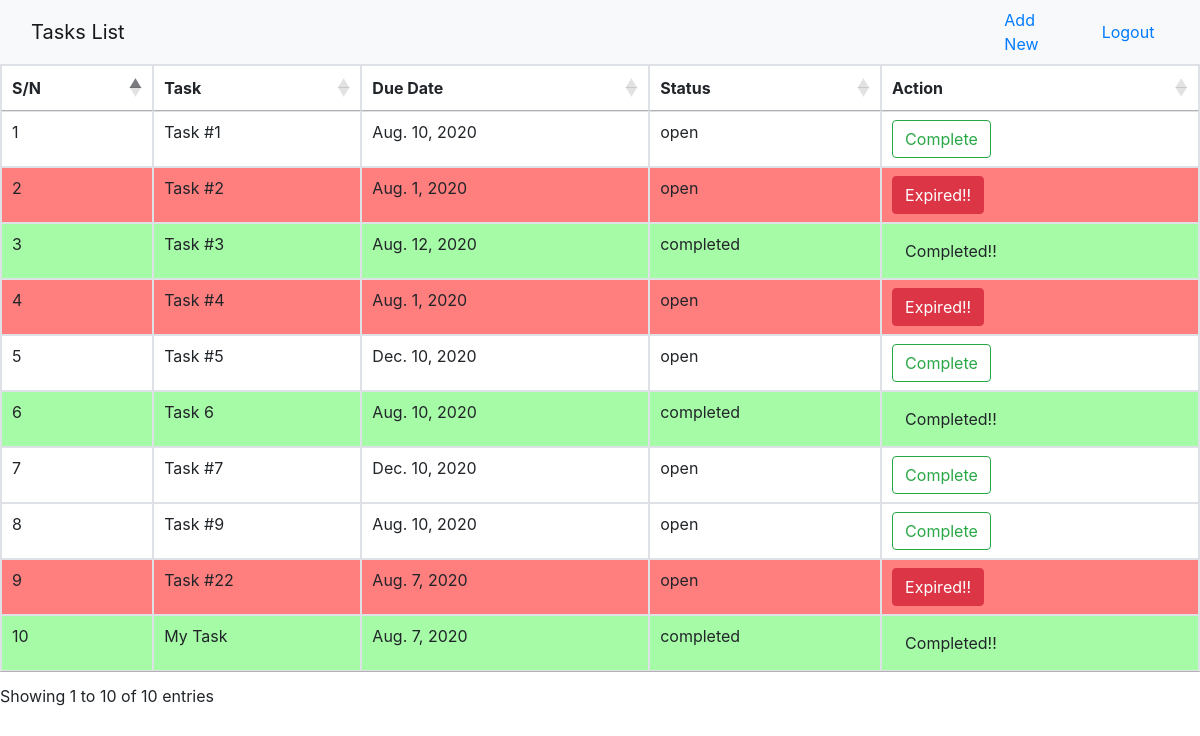
The page / (signed in) on the database its author committed.
### task_list/models.py (models this page shows)
class Task(models.Model):
    task = models.CharField(max_length=500)
    schedule = models.DateField()
    status = models.CharField(max_length=20, default='open')

### task_list/views.py (the view)
# urls.py: path('', dashboard, name="dashboard"),
@login_required
def dashboard(request):
    context = {
        'queryset': Task.objects.all()
    }
    return render(request, 'task_list/index.html', context)

### task_list/templates/task_list/index.html (shortened to what this page needs)
{% extends 'base.html' %}
{%block content %}
    {% if queryset %}
        <table id="view_data" class="table table-bordered">
            <thead>
                <th>S/N</th>
                <th>Task</th>
                <th>Due Date</th>
                <th>Status</th>
                <th>Action</th>
            </thead>
            <tbody>
                {% for query in queryset %}
                    <tr class="{{ query.status }}" id="tr{{ query.id }}">
                        <td>{{ forloop.counter }}</td>
                        <td>{{ query.task }}</td>
                        <td>{{ query.schedule }}</td>
                        <td>{{ query.status }}</td>
                        <td>
                            {% if query.status == 'open' %}
                                <button id="query{{ query.id }}" type="button" class="completeMe btn btn-outline-success">Complete</button>
                            {% else %}
                                <button type="button" class="btn btn-succes">Completed!!</button>
                            {% endif %}
                        </td>
                    </tr>
                {% endfor %}
            </tbody>
        </table>
    {% endif %}
{% endblock %}

### templates/base.html (shortened to what this page needs)
<!DOCTYPE html>
<html>
    <head>
        <link rel="stylesheet"
            href="https://stackpath.bootstrapcdn.com/bootstrap/4.5.0/css/bootstrap.min.css">
        <link rel="stylesheet" type="text/css"
            href="https://cdn.datatables.net/1.10.21/css/jquery.dataTables.css">
    </head>
    <body>
        <nav class="navbar navbar-light bg-light">
            <div class="col-md-10">
                <a class="navbar-brand" href="{% url 'task_list:dashboard' %}">Tasks List</a>
            </div>
            <div class="col-md-1">
                <a href="{% url 'task_list:add_new' %}">Add New</a>
            </div>
            <div class="col-md-1">
                <a href="{% url 'logout' %}">Logout</a>
            </div>
        </nav>
        {% block content %}
        {% endblock %}
    </body>
</html>

### templates/base.html (style rules this page uses)
.completed { background-color : rgba(7, 243, 7, 0.356) !important; }
.expired { background-color : rgba(255, 0, 0, 0.507) !important; }

### rows shown on the page
Task: task "Task #1", schedule "Aug. 10, 2020", status "open"
Task: task "Task #2", schedule "Aug. 1, 2020", status "open"
Task: task "Task #3", schedule "Aug. 12, 2020", status "completed", shows "Completed!!"
Task: task "Task #4", schedule "Aug. 1, 2020", status "open"
Task: task "Task #5", schedule "Dec. 10, 2020", status "open"
Task: task "Task 6", schedule "Aug. 10, 2020", status "completed", shows "Completed!!"
Task: task "Task #7", schedule "Dec. 10, 2020", status "open"
Task: task "Task #9", schedule "Aug. 10, 2020", status "open"
Task: task "Task #22", schedule "Aug. 7, 2020", status "open"
Task: task "My Task", schedule "Aug. 7, 2020", status "completed", shows "Completed!!"
